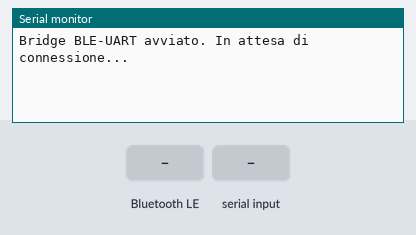
Recording of a sketch running on a simulated ESP32. On the bench: the last lines printed to the serial monitor. Inputs (shaded band) come from the test bench. Nothing arrives over Bluetooth unless stated; a phone connects over Bluetooth LE 3 s after start.

Above: at 1.2 s.
1.3 s: Bluetooth LE write "1" received
At 2.5 s:
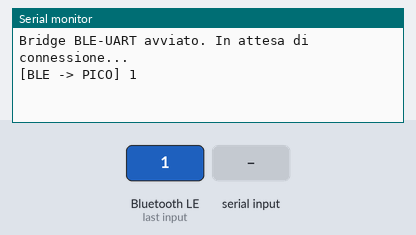
4.3 s: "1\n" received over the second serial link
At 5.4 s:
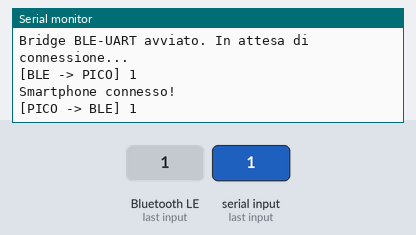
5.8 s: Bluetooth LE write "0" received
At 7.0 s:
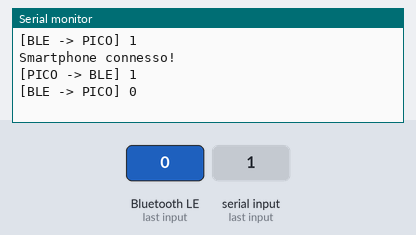
7.3 s: "0\n" received over the second serial link
At 7.7 s:
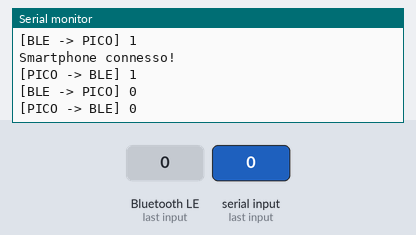

Measured:
- after the input at 1.3 s, the serial monitor: prints a new line after 0.05 s (image 1)
- after the input at 4.3 s, the serial monitor: prints a new line at once (image 2)
- after the input at 5.8 s, the serial monitor: prints a new line after 0.05 s (image 3)
- after the input at 7.3 s, the serial monitor: prints a new line at once (image 4)

The sketch:

BLE_serial.ino
```cpp
#include <BLEDevice.h>
#include <BLEServer.h>
#include <BLEUtils.h>
#include <BLE2902.h>

// UUID standard Nordic UART Service (compatibili con Serial Bluetooth Terminal)
#define SERVICE_UUID           "6E400001-B5A3-F393-E0A9-E50E24DCCA9E"
#define CHARACTERISTIC_UUID_RX "6E400002-B5A3-F393-E0A9-E50E24DCCA9E"
#define CHARACTERISTIC_UUID_TX "6E400003-B5A3-F393-E0A9-E50E24DCCA9E"

// Pin UART verso Raspberry Pi Pico (GP0 -> GPIO20, GP1 -> GPIO21)
#define RX_PIN 20
#define TX_PIN 21

BLEServer *pServer = NULL;
BLECharacteristic *pTxCharacteristic;
bool deviceConnected = false;
bool oldDeviceConnected = false;

// Gestione connessione/disconnessione client BLE
class MyServerCallbacks: public BLEServerCallbacks {
    void onConnect(BLEServer* pServer) {
      deviceConnected = true;
    };

    void onDisconnect(BLEServer* pServer) {
      deviceConnected = false;
    }
};

// Callback eseguita automaticamente all'arrivo di dati dal telefono
class MyCallbacks: public BLECharacteristicCallbacks {
    void onWrite(BLECharacteristic *pCharacteristic) {
      String rxValue = pCharacteristic->getValue();

      if (rxValue.length() > 0) {
        // Rimuove eventuali \r o \n residui per standardizzare il fine riga
        rxValue.trim();

        if (rxValue.length() > 0) {
          // Inoltra al Raspberry Pi Pico con terminatore \n
          Serial1.println(rxValue);
          // Log di debug su USB (opzionale)
          Serial.println("[BLE -> PICO] " + rxValue);
        }
      }
    }
};

void setup() {
  Serial.begin(115200);
  // Inizializza UART1 verso il Pico
  Serial1.begin(115200, SERIAL_8N1, RX_PIN, TX_PIN);

  // Inizializza BLE con nome visibile dallo smartphone
  BLEDevice::init("Pico-HID-Bridge");
  // Aumenta la dimensione massima dei pacchetti BLE (utile per //WRITE)
  BLEDevice::setMTU(512);

  pServer = BLEDevice::createServer();
  pServer->setCallbacks(new MyServerCallbacks());

  BLEService *pService = pServer->createService(SERVICE_UUID);

  // Caratteristica TX (dal Pico/ESP32 verso lo Smartphone)
  pTxCharacteristic = pService->createCharacteristic(
                        CHARACTERISTIC_UUID_TX,
                        BLECharacteristic::PROPERTY_NOTIFY
                      );
  pTxCharacteristic->addDescriptor(new BLE2902());

  // Caratteristica RX (dallo Smartphone verso ESP32/Pico)
  BLECharacteristic *pRxCharacteristic = pService->createCharacteristic(
                                           CHARACTERISTIC_UUID_RX,
                                           BLECharacteristic::PROPERTY_WRITE |
                                           BLECharacteristic::PROPERTY_WRITE_NR
                                         );
  pRxCharacteristic->setCallbacks(new MyCallbacks());

  pService->start();
  pServer->getAdvertising()->start();
  Serial.println("Bridge BLE-UART avviato. In attesa di connessione...");
}

void loop() {
  // 1. Leggi risposte, ACK ('#') o output dal Pico e girali al telefono
  if (Serial1.available()) {
    String picoReply = Serial1.readStringUntil('\n');
    picoReply.trim();

    if (picoReply.length() > 0) {
      Serial.println("[PICO -> BLE] " + picoReply);

      if (deviceConnected) {
        String payload = picoReply + "\n";
        pTxCharacteristic->setValue(payload.c_str());
        pTxCharacteristic->notify();
      }
    }
  }

  // 2. Riavvia l'advertising se il telefono si disconnette
  if (!deviceConnected && oldDeviceConnected) {
    delay(500);
    pServer->startAdvertising();
    Serial.println("Client disconnesso. Advertising riavviato.");
    oldDeviceConnected = deviceConnected;
  }

  if (deviceConnected && !oldDeviceConnected) {
    oldDeviceConnected = deviceConnected;
    Serial.println("Smartphone connesso!");
  }

  delay(5);
}
```
